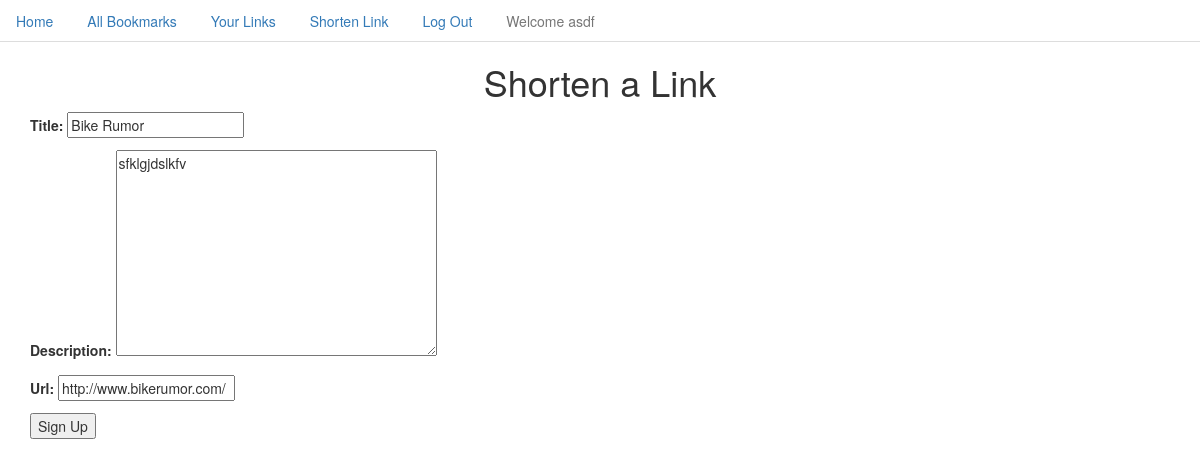
/accounts/profile/edit_link/20/ (signed in), run on the app's committed database.
### short_app/models.py (models this page shows, shortened)
class Bookmark(models.Model):
    title = models.CharField(max_length=60)
    description = models.TextField()
    url = models.URLField()
    created = models.DateTimeField(auto_now_add=True)
    hash_id = models.CharField(max_length=10, null=True)
    count = models.IntegerField(default=0)
    user = models.ForeignKey(User)
    class Meta:
        ordering = ["-created"]

### short_app/views.py (the view)
# urls.py: url(r'^accounts/profile/edit_link/(?P<pk>\d+)/$', views.EditBookmark.as_view(), name='edit_bookmark_view'),
class EditBookmark(LoginRequiredMixin, UpdateView):
    model = Bookmark
    fields = ['title', 'description', 'url']
    success_url = '/accounts/profile/'
    template_name = 'update.html'

### templates/update.html (shortened to what this page needs)
{% extends 'base.html' %}
{% block content %}
    <h1 class="text-center">Shorten a Link</h1>
    <div class="">
        <form action="" method="post" class="">
            {{ form.as_p }}
            <input type="submit" value="Sign Up">
        </form>
    </div>
{% endblock %}

### templates/base.html (shortened to what this page needs)
{% load staticfiles %}
<!DOCTYPE html>
<html lang="en">
<head>
    <link rel="stylesheet" href="{% static 'short_app/css/bootstrap.min.css' %}">
    <link rel="stylesheet" href="{% static 'short_app/css/main.css' %}">
</head>
<body>
    <ul class="nav nav-tabs">
        <li role="presentation"><a href="{% url 'index_view' %}">Home</a></li>
        <li role="presentation"><a href="{% url 'bookmark_view' %}">All Bookmarks</a></li>
        {% if request.user.is_authenticated %}
            <li role="presentation"><a href="{% url 'profile_view' %}">Your Links</a></li>
            <li role="presentation"><a href="{% url 'shorten_link' %}">Shorten Link</a></li>
            <li role="presentation"><a href="{% url 'logout_view' %}">Log Out</a></li>
            <li role="presentation" class="disabled"><a href="#">Welcome {{ request.user }}</a></li>
        {% else %}
            <li role="presentation"><a href="{% url 'sign_up_view' %}">Sign Up</a></li>
            <li role="presentation"><a href="{% url 'login_view' %}">Log In</a></li>
        {% endif %}
    </ul>
    <div class="container">
    {% block content %}{% endblock %}
    </div>
</body>
</html>

### data on the page
Bookmark: title "Bike Rumor", description "sfklgjdslkfv", url "http://www.bikerumor.com/"

### other printed values
{{ request.user }} "asdf"
